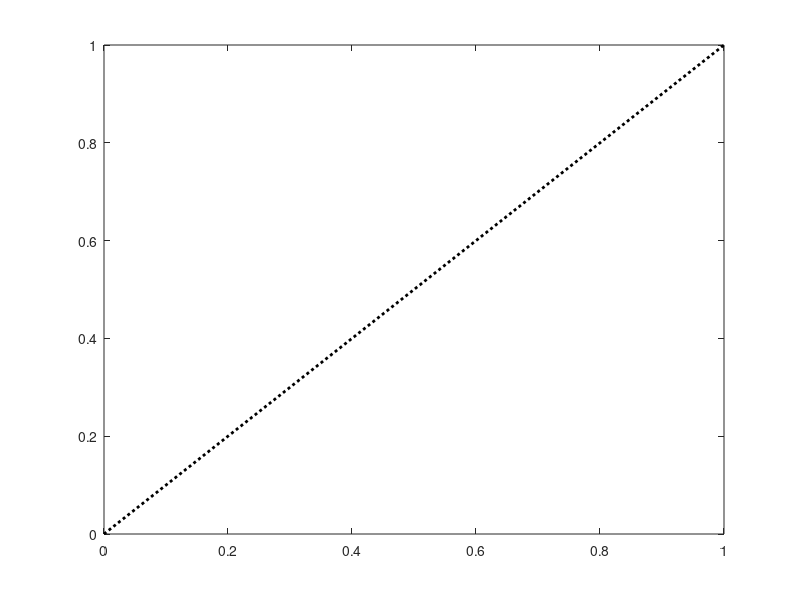

The MATLAB source for this figure:
function plotddash(color,linewidth)
% Plots diagonal dashed line on current axis
xl = xlim;
yl = ylim;
if nargin<3||isempty(color), color='k'; end
if nargin<4||isempty(linewidth), linewidth=2; end
plot([xl(1) xl(2)],[yl(1) yl(2)],':','LineWidth',linewidth,'color',color)